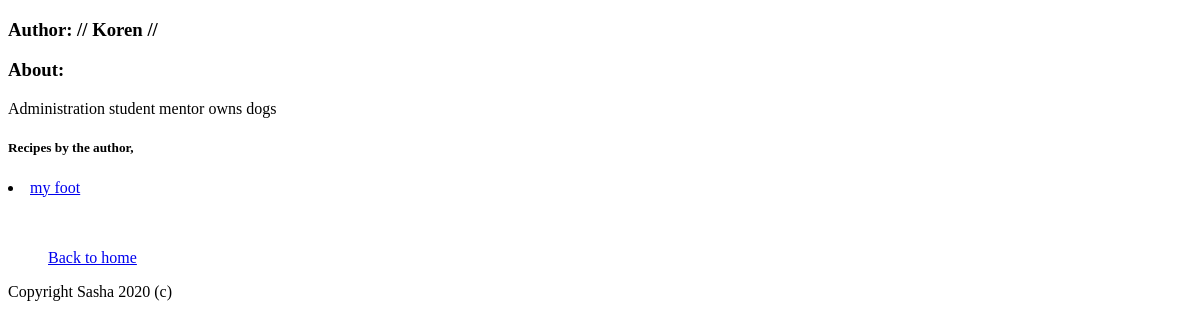
The app's page /author/2/, older data.
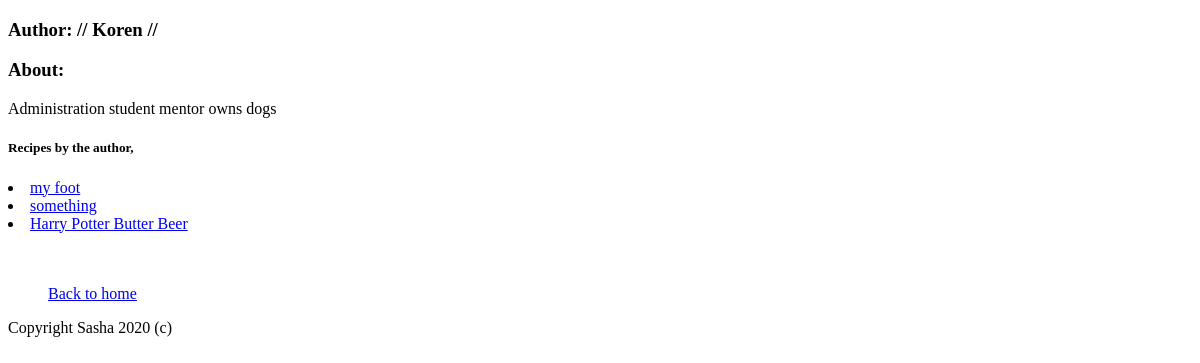
The same page, newer data.
### book/models.py (models this page shows, shortened)
class RecipeItem(models.Model):
    title = models.CharField(max_length=50)
    author = models.ForeignKey(Author, on_delete=models.CASCADE)
    description = models.TextField()
    time_required = models.CharField(max_length=15)
    instructions = models.TextField()
    date = models.DateTimeField(default=timezone.now)

### book/views.py (the view)
# urls.py: path('author/<int:id>/', views.author),
def author(request, id):
    author_data = Author.objects.filter(id=id).first()
    data = RecipeItem.objects.all()
    return render(request, 'author.html', {
        'author_data': author_data, 'data': data})

### book/templates/author.html (shortened to what this page needs)
<!DOCTYPE html>
<html lang="en">
<head>
    <h3>Author: // {{ author_data.name }} //</h3>
</head>
<body>
    <h3>About:</h3>
    <p>{{author_data.bio}}</p>
    <main>
    <h5>Recipes by the author, </h5>
                {% for recipe in data %}
                {% if recipe.author.id == author_data.id %}
        <li><a href="/recipes/{{ recipe.id }}/">{{recipe.title}}</a></li>
                {% endif %}
                {% endfor %}
    </main>
    <br>
    <br>
    <ul>
        <a href='/'>Back to home</a>
    </ul>
</body>
<footer>Copyright Sasha 2020 (c)</footer>
</html>

Row changes from the older to the newer data that the page shows:
added RecipeItem: title "something"
added RecipeItem: title "Harry Potter Butter Beer"
